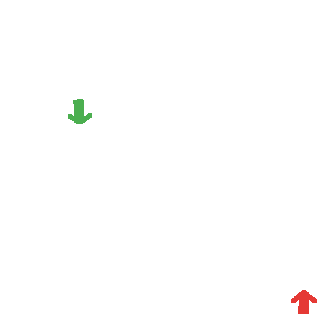

A 2D game scene composited from a Tiled map and its tileset images. What follows is a short description and the map's XML, with every tile layer's data as written:
An orthogonal 10x10 tile map with 32x32 px tiles, 3 tile layers (boden, start, exit), 2 tilesets.

<map version="1.4" tiledversion="1.4.3" orientation="orthogonal" renderorder="right-down" width="10" height="10" tilewidth="32" tileheight="32" infinite="0" nextlayerid="5" nextobjectid="1">
 <editorsettings>
  <export target="white.json" format="json" />
 </editorsettings>
 <tileset firstgid="1" name="pizza2" tilewidth="32" tileheight="32" tilecount="361" columns="19">
  <image source="pizza2.png" width="608" height="608" />
 </tileset>
 <tileset firstgid="362" name="pikto1" tilewidth="32" tileheight="32" tilecount="6" columns="6">
  <image source="pikto1.png" width="192" height="32" />
 </tileset>
 <layer id="1" name="boden" width="10" height="10">
  <data encoding="csv">
1,1,1,1,1,1,1,1,1,1,
1,1,1,1,1,1,1,1,1,1,
1,1,1,1,1,1,1,1,1,1,
1,1,1,1,1,1,1,1,1,1,
1,1,1,1,1,1,1,1,1,1,
1,1,1,1,1,1,1,1,1,1,
1,1,1,1,1,1,1,1,1,1,
1,1,1,1,1,1,1,1,1,1,
1,1,1,1,1,1,1,1,1,1,
1,1,1,1,1,1,1,1,1,1
</data>
 </layer>
 <objectgroup id="2" name="floorLayer" />
 <layer id="3" name="start" width="10" height="10">
  <properties>
   <property name="startLayer" type="bool" value="true" />
  </properties>
  <data encoding="csv">
0,0,0,0,0,0,0,0,0,0,
0,0,0,0,0,0,0,0,0,0,
0,0,0,0,0,0,0,0,0,0,
0,0,366,0,0,0,0,0,0,0,
0,0,0,0,0,0,0,0,0,0,
0,0,0,0,0,0,0,0,0,0,
0,0,0,0,0,0,0,0,0,0,
0,0,0,0,0,0,0,0,0,0,
0,0,0,0,0,0,0,0,0,0,
0,0,0,0,0,0,0,0,0,0
</data>
 </layer>
 <layer id="4" name="exit" width="10" height="10">
  <properties>
   <property name="exitSceneURL" value="main.json#start" />
  </properties>
  <data encoding="csv">
0,0,0,0,0,0,0,0,0,0,
0,0,0,0,0,0,0,0,0,0,
0,0,0,0,0,0,0,0,0,0,
0,0,0,0,0,0,0,0,0,0,
0,0,0,0,0,0,0,0,0,0,
0,0,0,0,0,0,0,0,0,0,
0,0,0,0,0,0,0,0,0,0,
0,0,0,0,0,0,0,0,0,0,
0,0,0,0,0,0,0,0,0,0,
0,0,0,0,0,0,0,0,0,365
</data>
 </layer>
</map>
